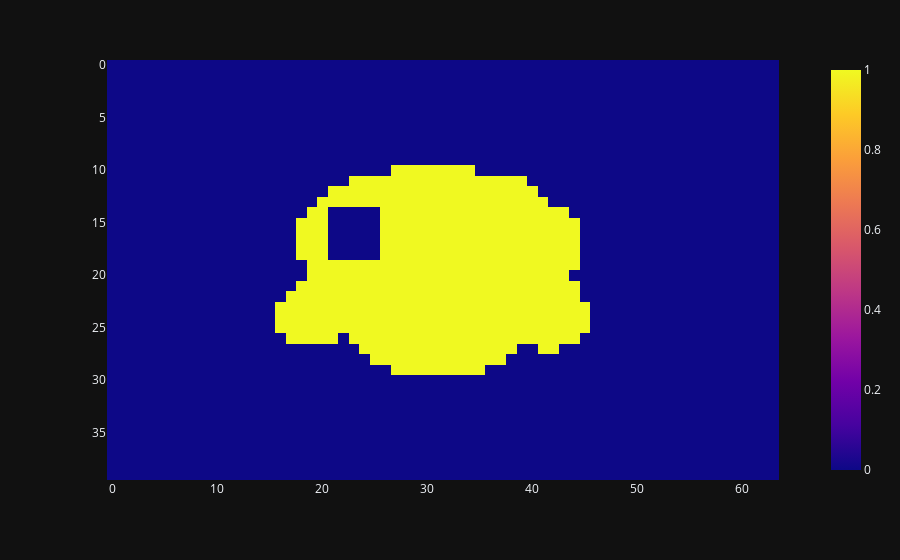

Here is the notebook cell this chart was saved with:
### Code cell
mask_path = os.path.join(os.path.dirname(os.path.dirname(glu_mouse_mrf_files_fn)), 'mask.npy')
mask = np.load(mask_path)
subject_dict['roi_mask'] = mask

c_o, r_o = subject_dict['voxel_origin']
l = 5
voxel_mask = np.zeros_like(mask)
voxel_mask[r_o:r_o+l, c_o:c_o+l] = 1
subject_dict['roi_voxel_mask'] = voxel_mask
px.imshow(mask - voxel_mask)

### Figure 1 — Plotly figure (JSON) as saved in the notebook; plotly's stock layout.template omitted (floating-point values rounded to 4 significant figures; data arrays with more than 128 entries replaced by an {"elided": "..."} marker saying what was removed)
{"data": [{"coloraxis": "coloraxis", "name": "0", "z": {"elided": "40x64 float values"}, "type": "heatmap", "xaxis": "x", "yaxis": "y", "hovertemplate": "x: %{x}<br>y: %{y}<br>color: %{z}<extra></extra>"}], "layout": {"xaxis": {"anchor": "y", "domain": [0.0, 1.0], "scaleanchor": "y", "constrain": "domain"}, "yaxis": {"anchor": "x", "domain": [0.0, 1.0], "autorange": "reversed", "constrain": "domain"}, "coloraxis": {"colorscale": [[0.0, "#0d0887"], [0.1111, "#46039f"], [0.2222, "#7201a8"], [0.3333, "#9c179e"], [0.4444, "#bd3786"], [0.5556, "#d8576b"], [0.6667, "#ed7953"], [0.7778, "#fb9f3a"], [0.8889, "#fdca26"], [1.0, "#f0f921"]]}, "margin": {"t": 60}}}
